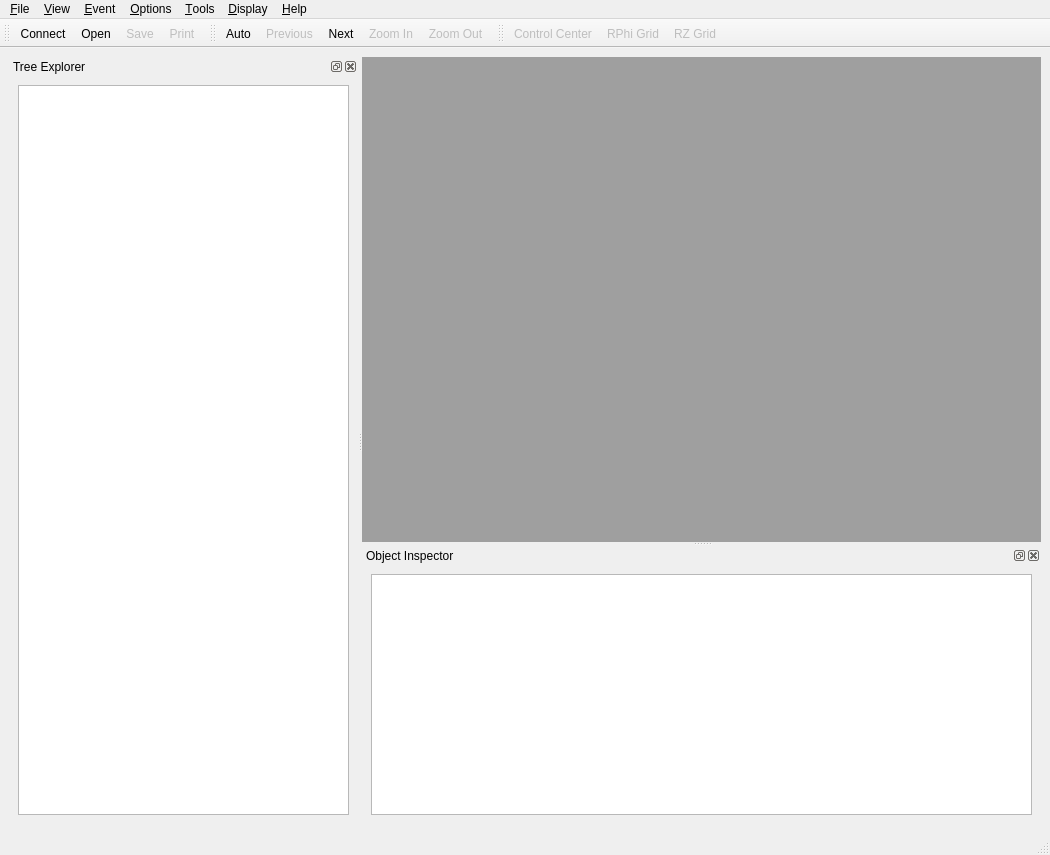
<ui version="4.0" >
 <class>IgMainWindow</class>
 <widget class="QMainWindow" name="IgMainWindow" >
  <property name="geometry" >
   <rect>
    <x>0</x>
    <y>0</y>
    <width>1050</width>
    <height>855</height>
   </rect>
  </property>
  <property name="windowTitle" >
   <string>IGUANA iSpy</string>
  </property>
  <property name="windowIcon" >
   <iconset resource="../interface/iggi.qrc" >
    <normaloff>:/images/iguana-small.xpm</normaloff>:/images/iguana-small.xpm</iconset>
  </property>
  <property name="dockNestingEnabled" >
   <bool>true</bool>
  </property>
  <property name="dockOptions" >
   <set>QMainWindow::AllowNestedDocks|QMainWindow::AllowTabbedDocks|QMainWindow::AnimatedDocks|QMainWindow::VerticalTabs</set>
  </property>
  <widget class="QWidget" name="centralwidget" >
   <layout class="QGridLayout" name="gridLayout_3" >
    <item row="0" column="0" >
     <widget class="QSplitter" name="splitter_2" >
      <property name="orientation" >
       <enum>Qt::Horizontal</enum>
      </property>
      <widget class="QDockWidget" name="dockTreeWidget" >
       <property name="enabled" >
        <bool>true</bool>
       </property>
       <property name="sizePolicy" >
        <sizepolicy vsizetype="Preferred" hsizetype="Preferred" >
         <horstretch>0</horstretch>
         <verstretch>0</verstretch>
        </sizepolicy>
       </property>
       <property name="minimumSize" >
        <size>
         <width>112</width>
         <height>132</height>
        </size>
       </property>
       <property name="floating" >
        <bool>false</bool>
       </property>
       <property name="features" >
        <set>QDockWidget::AllDockWidgetFeatures</set>
       </property>
       <property name="windowTitle" >
        <string>Tree Explorer</string>
       </property>
       <widget class="QWidget" name="dockTreeWidgetContents" >
        <layout class="QGridLayout" name="gridLayout_2" >
         <item row="0" column="0" >
          <widget class="QTreeView" name="treeView" >
           <property name="alternatingRowColors" >
            <bool>true</bool>
           </property>
           <property name="headerHidden" >
            <bool>false</bool>
           </property>
          </widget>
         </item>
        </layout>
       </widget>
      </widget>
      <widget class="QSplitter" name="splitter" >
       <property name="orientation" >
        <enum>Qt::Vertical</enum>
       </property>
       <widget class="QMdiArea" name="mdiArea" >
        <property name="viewMode" >
         <enum>QMdiArea::TabbedView</enum>
        </property>
        <widget class="QWidget" name="view3D" >
         <property name="windowTitle" >
          <string>3D</string>
         </property>
         <layout class="QGridLayout" name="gridLayout_4" >
          <item row="0" column="0" >
           <widget class="QGraphicsView" name="graphicsView" />
          </item>
         </layout>
        </widget>
       </widget>
       <widget class="QDockWidget" name="dockTableWidget" >
        <property name="floating" >
         <bool>false</bool>
        </property>
        <property name="windowTitle" >
         <string>Object Inspector</string>
        </property>
        <widget class="QWidget" name="dockTableWidgetContents" >
         <layout class="QGridLayout" name="gridLayout" >
          <item row="0" column="0" >
           <widget class="QTableView" name="tableView" >
            <property name="editTriggers" >
             <set>QAbstractItemView::NoEditTriggers</set>
            </property>
            <property name="alternatingRowColors" >
             <bool>true</bool>
            </property>
           </widget>
          </item>
         </layout>
        </widget>
       </widget>
      </widget>
     </widget>
    </item>
   </layout>
  </widget>
  <widget class="QMenuBar" name="menubar" >
   <property name="geometry" >
    <rect>
     <x>0</x>
     <y>0</y>
     <width>1050</width>
     <height>25</height>
    </rect>
   </property>
   <widget class="QMenu" name="menuFile" >
    <property name="tearOffEnabled" >
     <bool>true</bool>
    </property>
    <property name="title" >
     <string>&amp;File</string>
    </property>
    <widget class="QMenu" name="menuRecentOpenedFiles" >
     <property name="enabled" >
      <bool>false</bool>
     </property>
     <property name="title" >
      <string>Recent</string>
     </property>
     <addaction name="separator" />
     <addaction name="actionClearMenu" />
    </widget>
    <addaction name="actionConnect" />
    <addaction name="actionFileOpen" />
    <addaction name="menuRecentOpenedFiles" />
    <addaction name="separator" />
    <addaction name="actionSave" />
    <addaction name="actionSave_as" />
    <addaction name="separator" />
    <addaction name="actionPrint" />
    <addaction name="actionSave_Image" />
    <addaction name="separator" />
    <addaction name="actionOpen_Application_Settings" />
    <addaction name="actionOpen_INI_File" />
    <addaction name="actionOpen_Mac_Property_List" />
    <addaction name="actionOpen_Windows_Registry_Path" />
    <addaction name="actionRefresh" />
    <addaction name="separator" />
    <addaction name="actionClose" />
    <addaction name="separator" />
    <addaction name="actionQuit" />
   </widget>
   <widget class="QMenu" name="menuHelp" >
    <property name="tearOffEnabled" >
     <bool>true</bool>
    </property>
    <property name="title" >
     <string>&amp;Help</string>
    </property>
    <addaction name="actionAbout" />
    <addaction name="actionAbout_Qt" />
   </widget>
   <widget class="QMenu" name="menuEvent" >
    <property name="tearOffEnabled" >
     <bool>true</bool>
    </property>
    <property name="title" >
     <string>&amp;Event</string>
    </property>
    <addaction name="actionNext" />
    <addaction name="actionPrevious" />
    <addaction name="actionGo_to" />
    <addaction name="actionSkip" />
    <addaction name="actionRewind" />
    <addaction name="separator" />
    <addaction name="actionAuto" />
   </widget>
   <widget class="QMenu" name="menuView" >
    <property name="tearOffEnabled" >
     <bool>true</bool>
    </property>
    <property name="title" >
     <string>&amp;View</string>
    </property>
    <widget class="QMenu" name="menuAdd" >
     <property name="enabled" >
      <bool>false</bool>
     </property>
     <property name="title" >
      <string>Add...</string>
     </property>
     <addaction name="action3D" />
     <addaction name="actionRPhi" />
     <addaction name="actionRZ" />
     <addaction name="actionLego" />
    </widget>
    <addaction name="menuAdd" />
    <addaction name="separator" />
    <addaction name="actionZoom_In" />
    <addaction name="actionZoom_Out" />
   </widget>
   <widget class="QMenu" name="menuTools" >
    <property name="tearOffEnabled" >
     <bool>true</bool>
    </property>
    <property name="title" >
     <string>&amp;Tools</string>
    </property>
    <addaction name="actionObject_Inspector" />
    <addaction name="actionTwig_Explorer" />
    <addaction name="separator" />
    <addaction name="actionToolbars" />
   </widget>
   <widget class="QMenu" name="menu_Display" >
    <property name="title" >
     <string>&amp;Display</string>
    </property>
    <addaction name="actionShowControlCenter" />
    <addaction name="separator" />
    <addaction name="actionRPhi_Grid" />
    <addaction name="actionRZ_Grid" />
   </widget>
   <widget class="QMenu" name="menuOptions" >
    <property name="tearOffEnabled" >
     <bool>true</bool>
    </property>
    <property name="title" >
     <string>&amp;Options</string>
    </property>
    <property name="separatorsCollapsible" >
     <bool>true</bool>
    </property>
    <addaction name="actionAuto_Refresh" />
    <addaction name="actionFallbacks" />
    <addaction name="actionSaveSettings" />
    <addaction name="separator" />
    <addaction name="actionEditSettings" />
   </widget>
   <addaction name="menuFile" />
   <addaction name="menuView" />
   <addaction name="menuEvent" />
   <addaction name="menuOptions" />
   <addaction name="menuTools" />
   <addaction name="menu_Display" />
   <addaction name="menuHelp" />
  </widget>
  <widget class="QStatusBar" name="statusbar" />
  <widget class="QToolBar" name="toolBarFile" >
   <property name="windowTitle" >
    <string>toolBar</string>
   </property>
   <attribute name="toolBarArea" >
    <enum>TopToolBarArea</enum>
   </attribute>
   <attribute name="toolBarBreak" >
    <bool>false</bool>
   </attribute>
   <addaction name="actionConnect" />
   <addaction name="actionFileOpen" />
   <addaction name="actionSave" />
   <addaction name="actionPrint" />
  </widget>
  <widget class="QToolBar" name="toolBarEvent" >
   <property name="windowTitle" >
    <string>toolBar</string>
   </property>
   <attribute name="toolBarArea" >
    <enum>TopToolBarArea</enum>
   </attribute>
   <attribute name="toolBarBreak" >
    <bool>false</bool>
   </attribute>
   <addaction name="actionAuto" />
   <addaction name="actionPrevious" />
   <addaction name="actionNext" />
   <addaction name="actionZoom_In" />
   <addaction name="actionZoom_Out" />
  </widget>
  <widget class="QToolBar" name="toolBar" >
   <property name="windowTitle" >
    <string>toolBar</string>
   </property>
   <attribute name="toolBarArea" >
    <enum>TopToolBarArea</enum>
   </attribute>
   <attribute name="toolBarBreak" >
    <bool>false</bool>
   </attribute>
   <addaction name="actionShowControlCenter" />
   <addaction name="actionRPhi_Grid" />
   <addaction name="actionRZ_Grid" />
  </widget>
  <action name="actionQuit" >
   <property name="text" >
    <string>&amp;Quit</string>
   </property>
   <property name="shortcut" >
    <string>Ctrl+Q</string>
   </property>
  </action>
  <action name="actionFileOpen" >
   <property name="icon" >
    <iconset resource="../interface/iggi.qrc" >
     <normaloff>:/images/fileopen.png</normaloff>:/images/fileopen.png</iconset>
   </property>
   <property name="text" >
    <string>Open...</string>
   </property>
  </action>
  <action name="actionAbout" >
   <property name="enabled" >
    <bool>true</bool>
   </property>
   <property name="text" >
    <string>About</string>
   </property>
  </action>
  <action name="actionNext" >
   <property name="icon" >
    <iconset resource="../interface/iggi.qrc" >
     <normaloff>:/images/next.png</normaloff>:/images/next.png</iconset>
   </property>
   <property name="text" >
    <string>&amp;Next</string>
   </property>
   <property name="shortcut" >
    <string comment="Show next event in the ig file" >Ctrl+N</string>
   </property>
  </action>
  <action name="actionPrevious" >
   <property name="enabled" >
    <bool>false</bool>
   </property>
   <property name="icon" >
    <iconset resource="../interface/iggi.qrc" >
     <normaloff>:/images/previous.png</normaloff>:/images/previous.png</iconset>
   </property>
   <property name="text" >
    <string>&amp;Previous</string>
   </property>
   <property name="shortcut" >
    <string>Ctrl+P</string>
   </property>
  </action>
  <action name="actionGo_to" >
   <property name="enabled" >
    <bool>false</bool>
   </property>
   <property name="text" >
    <string>&amp;Go to...</string>
   </property>
  </action>
  <action name="actionSkip" >
   <property name="enabled" >
    <bool>false</bool>
   </property>
   <property name="text" >
    <string>Skip...</string>
   </property>
  </action>
  <action name="actionAuto" >
   <property name="checkable" >
    <bool>true</bool>
   </property>
   <property name="icon" >
    <iconset resource="../interface/iggi.qrc" >
     <normaloff>:/images/play.png</normaloff>
     <normalon>:/images/pause.png</normalon>:/images/play.png</iconset>
   </property>
   <property name="text" >
    <string>Auto</string>
   </property>
  </action>
  <action name="action3D" >
   <property name="text" >
    <string>3D</string>
   </property>
  </action>
  <action name="actionRPhi" >
   <property name="text" >
    <string>RPhi</string>
   </property>
  </action>
  <action name="actionRZ" >
   <property name="text" >
    <string>RZ</string>
   </property>
  </action>
  <action name="actionLego" >
   <property name="text" >
    <string>Lego</string>
   </property>
  </action>
  <action name="actionPrint" >
   <property name="enabled" >
    <bool>false</bool>
   </property>
   <property name="icon" >
    <iconset resource="../interface/iggi.qrc" >
     <normaloff>:/images/print.png</normaloff>:/images/print.png</iconset>
   </property>
   <property name="text" >
    <string>Print...</string>
   </property>
  </action>
  <action name="actionClose" >
   <property name="text" >
    <string>Close</string>
   </property>
   <property name="shortcut" >
    <string>Ctrl+W</string>
   </property>
  </action>
  <action name="actionClearMenu" >
   <property name="text" >
    <string>Clear Menu</string>
   </property>
  </action>
  <action name="actionSave" >
   <property name="enabled" >
    <bool>false</bool>
   </property>
   <property name="icon" >
    <iconset resource="../interface/iggi.qrc" >
     <normaloff>:/images/filesave.png</normaloff>:/images/filesave.png</iconset>
   </property>
   <property name="text" >
    <string>&amp;Save</string>
   </property>
   <property name="shortcut" >
    <string>Ctrl+S</string>
   </property>
  </action>
  <action name="actionSave_as" >
   <property name="enabled" >
    <bool>false</bool>
   </property>
   <property name="text" >
    <string>Save as...</string>
   </property>
  </action>
  <action name="actionSave_Image" >
   <property name="enabled" >
    <bool>false</bool>
   </property>
   <property name="text" >
    <string>Save Image...</string>
   </property>
  </action>
  <action name="actionConnect" >
   <property name="checkable" >
    <bool>true</bool>
   </property>
   <property name="icon" >
    <iconset resource="../interface/iggi.qrc" >
     <normaloff>:/images/network4.png</normaloff>
     <activeoff>:/images/network-red.png</activeoff>
     <activeon>:/images/network-green.png</activeon>
     <selectedoff>:/images/network-red.png</selectedoff>
     <selectedon>:/images/network-green.png</selectedon>:/images/network4.png</iconset>
   </property>
   <property name="text" >
    <string>Connect</string>
   </property>
   <property name="toolTip" >
    <string>Connect Online to Iguana Producer</string>
   </property>
  </action>
  <action name="actionToolbars" >
   <property name="text" >
    <string>Toolbars</string>
   </property>
  </action>
  <action name="actionRewind" >
   <property name="enabled" >
    <bool>false</bool>
   </property>
   <property name="text" >
    <string>Rewind</string>
   </property>
  </action>
  <action name="actionTwig_Explorer" >
   <property name="checkable" >
    <bool>true</bool>
   </property>
   <property name="checked" >
    <bool>true</bool>
   </property>
   <property name="text" >
    <string>Twig Explorer</string>
   </property>
  </action>
  <action name="actionObject_Inspector" >
   <property name="checkable" >
    <bool>true</bool>
   </property>
   <property name="checked" >
    <bool>true</bool>
   </property>
   <property name="text" >
    <string>Object Inspector</string>
   </property>
  </action>
  <action name="actionRPhi_Grid" >
   <property name="checkable" >
    <bool>true</bool>
   </property>
   <property name="enabled" >
    <bool>false</bool>
   </property>
   <property name="icon" >
    <iconset resource="../interface/iggi.qrc" >
     <normaloff>:/images/crosshair.png</normaloff>
     <normalon>:/images/crosshair.png</normalon>:/images/crosshair.png</iconset>
   </property>
   <property name="text" >
    <string>RPhi Grid</string>
   </property>
  </action>
  <action name="actionRZ_Grid" >
   <property name="checkable" >
    <bool>true</bool>
   </property>
   <property name="enabled" >
    <bool>false</bool>
   </property>
   <property name="icon" >
    <iconset resource="../interface/iggi.qrc" >
     <normaloff>:/images/grid.png</normaloff>
     <normalon>:/images/grid.png</normalon>:/images/grid.png</iconset>
   </property>
   <property name="text" >
    <string>RZ Grid</string>
   </property>
  </action>
  <action name="actionZoom_In" >
   <property name="enabled" >
    <bool>false</bool>
   </property>
   <property name="icon" >
    <iconset resource="../interface/iggi.qrc" >
     <normaloff>:/images/zoom_in.png</normaloff>:/images/zoom_in.png</iconset>
   </property>
   <property name="text" >
    <string>Zoom In</string>
   </property>
  </action>
  <action name="actionZoom_Out" >
   <property name="enabled" >
    <bool>false</bool>
   </property>
   <property name="icon" >
    <iconset resource="../interface/iggi.qrc" >
     <normaloff>:/images/zoom_out.png</normaloff>:/images/zoom_out.png</iconset>
   </property>
   <property name="text" >
    <string>Zoom Out</string>
   </property>
  </action>
  <action name="actionShowControlCenter" >
   <property name="checkable" >
    <bool>true</bool>
   </property>
   <property name="enabled" >
    <bool>false</bool>
   </property>
   <property name="icon" >
    <iconset resource="../interface/iggi.qrc" >
     <normaloff>:/images/controlcenter.png</normaloff>
     <normalon>:/images/controlcenter.png</normalon>:/images/controlcenter.png</iconset>
   </property>
   <property name="text" >
    <string> Control Center</string>
   </property>
  </action>
  <action name="actionSaveSettings" >
   <property name="checkable" >
    <bool>true</bool>
   </property>
   <property name="text" >
    <string>Save Settings</string>
   </property>
   <property name="whatsThis" >
    <string>Save application settings on exit</string>
   </property>
  </action>
  <action name="actionEditSettings" >
   <property name="text" >
    <string>Edit Settings...</string>
   </property>
  </action>
  <action name="actionOpen_Application_Settings" >
   <property name="text" >
    <string>Open Application Settings...</string>
   </property>
  </action>
  <action name="actionOpen_INI_File" >
   <property name="text" >
    <string>Open INI File...</string>
   </property>
  </action>
  <action name="actionOpen_Mac_Property_List" >
   <property name="text" >
    <string>Open Mac Property List...</string>
   </property>
  </action>
  <action name="actionOpen_Windows_Registry_Path" >
   <property name="text" >
    <string>Open Windows Registry Path...</string>
   </property>
  </action>
  <action name="actionRefresh" >
   <property name="checkable" >
    <bool>false</bool>
   </property>
   <property name="checked" >
    <bool>false</bool>
   </property>
   <property name="text" >
    <string>Refresh</string>
   </property>
  </action>
  <action name="actionAuto_Refresh" >
   <property name="checkable" >
    <bool>true</bool>
   </property>
   <property name="checked" >
    <bool>true</bool>
   </property>
   <property name="text" >
    <string>Auto-Refresh</string>
   </property>
  </action>
  <action name="actionFallbacks" >
   <property name="checkable" >
    <bool>true</bool>
   </property>
   <property name="checked" >
    <bool>true</bool>
   </property>
   <property name="text" >
    <string>Fallbacks</string>
   </property>
  </action>
  <action name="actionAbout_Qt" >
   <property name="text" >
    <string>About Qt</string>
   </property>
  </action>
 </widget>
 <resources>
  <include location="../interface/iggi.qrc" />
 </resources>
 <connections>
  <connection>
   <sender>actionQuit</sender>
   <signal>triggered()</signal>
   <receiver>IgMainWindow</receiver>
   <slot>close()</slot>
   <hints>
    <hint type="sourcelabel" >
     <x>-1</x>
     <y>-1</y>
    </hint>
    <hint type="destinationlabel" >
     <x>477</x>
     <y>362</y>
    </hint>
   </hints>
  </connection>
  <connection>
   <sender>actionObject_Inspector</sender>
   <signal>triggered(bool)</signal>
   <receiver>dockTableWidget</receiver>
   <slot>setShown(bool)</slot>
   <hints>
    <hint type="sourcelabel" >
     <x>-1</x>
     <y>-1</y>
    </hint>
    <hint type="destinationlabel" >
     <x>946</x>
     <y>693</y>
    </hint>
   </hints>
  </connection>
  <connection>
   <sender>actionTwig_Explorer</sender>
   <signal>triggered(bool)</signal>
   <receiver>dockTreeWidget</receiver>
   <slot>setShown(bool)</slot>
   <hints>
    <hint type="sourcelabel" >
     <x>-1</x>
     <y>-1</y>
    </hint>
    <hint type="destinationlabel" >
     <x>120</x>
     <y>300</y>
    </hint>
   </hints>
  </connection>
  <connection>
   <sender>actionRPhi_Grid</sender>
   <signal>triggered(bool)</signal>
   <receiver>IgMainWindow</receiver>
   <slot>showRPhiGrid(bool)</slot>
   <hints>
    <hint type="sourcelabel" >
     <x>-1</x>
     <y>-1</y>
    </hint>
    <hint type="destinationlabel" >
     <x>477</x>
     <y>362</y>
    </hint>
   </hints>
  </connection>
  <connection>
   <sender>actionRZ_Grid</sender>
   <signal>triggered(bool)</signal>
   <receiver>IgMainWindow</receiver>
   <slot>showRZGrid(bool)</slot>
   <hints>
    <hint type="sourcelabel" >
     <x>-1</x>
     <y>-1</y>
    </hint>
    <hint type="destinationlabel" >
     <x>477</x>
     <y>362</y>
    </hint>
   </hints>
  </connection>
  <connection>
   <sender>actionZoom_In</sender>
   <signal>triggered()</signal>
   <receiver>IgMainWindow</receiver>
   <slot>zoomIn()</slot>
   <hints>
    <hint type="sourcelabel" >
     <x>-1</x>
     <y>-1</y>
    </hint>
    <hint type="destinationlabel" >
     <x>477</x>
     <y>362</y>
    </hint>
   </hints>
  </connection>
  <connection>
   <sender>actionZoom_Out</sender>
   <signal>triggered()</signal>
   <receiver>IgMainWindow</receiver>
   <slot>zoomOut()</slot>
   <hints>
    <hint type="sourcelabel" >
     <x>-1</x>
     <y>-1</y>
    </hint>
    <hint type="destinationlabel" >
     <x>477</x>
     <y>362</y>
    </hint>
   </hints>
  </connection>
  <connection>
   <sender>actionShowControlCenter</sender>
   <signal>triggered(bool)</signal>
   <receiver>IgMainWindow</receiver>
   <slot>showControlCenter(bool)</slot>
   <hints>
    <hint type="sourcelabel" >
     <x>-1</x>
     <y>-1</y>
    </hint>
    <hint type="destinationlabel" >
     <x>477</x>
     <y>362</y>
    </hint>
   </hints>
  </connection>
  <connection>
   <sender>actionSaveSettings</sender>
   <signal>triggered(bool)</signal>
   <receiver>IgMainWindow</receiver>
   <slot>writeSettings(bool)</slot>
   <hints>
    <hint type="sourcelabel" >
     <x>-1</x>
     <y>-1</y>
    </hint>
    <hint type="destinationlabel" >
     <x>512</x>
     <y>387</y>
    </hint>
   </hints>
  </connection>
  <connection>
   <sender>actionEditSettings</sender>
   <signal>triggered()</signal>
   <receiver>IgMainWindow</receiver>
   <slot>showSettingsEditor()</slot>
   <hints>
    <hint type="sourcelabel" >
     <x>-1</x>
     <y>-1</y>
    </hint>
    <hint type="destinationlabel" >
     <x>512</x>
     <y>387</y>
    </hint>
   </hints>
  </connection>
  <connection>
   <sender>actionAbout</sender>
   <signal>triggered()</signal>
   <receiver>IgMainWindow</receiver>
   <slot>about()</slot>
   <hints>
    <hint type="sourcelabel" >
     <x>-1</x>
     <y>-1</y>
    </hint>
    <hint type="destinationlabel" >
     <x>512</x>
     <y>387</y>
    </hint>
   </hints>
  </connection>
  <connection>
   <sender>actionAbout_Qt</sender>
   <signal>triggered()</signal>
   <receiver>IgMainWindow</receiver>
   <slot>aboutQt()</slot>
   <hints>
    <hint type="sourcelabel" >
     <x>-1</x>
     <y>-1</y>
    </hint>
    <hint type="destinationlabel" >
     <x>512</x>
     <y>387</y>
    </hint>
   </hints>
  </connection>
  <connection>
   <sender>actionOpen_Application_Settings</sender>
   <signal>triggered()</signal>
   <receiver>IgMainWindow</receiver>
   <slot>openSettings()</slot>
   <hints>
    <hint type="sourcelabel" >
     <x>-1</x>
     <y>-1</y>
    </hint>
    <hint type="destinationlabel" >
     <x>512</x>
     <y>387</y>
    </hint>
   </hints>
  </connection>
  <connection>
   <sender>actionOpen_INI_File</sender>
   <signal>triggered()</signal>
   <receiver>IgMainWindow</receiver>
   <slot>openIniFile()</slot>
   <hints>
    <hint type="sourcelabel" >
     <x>-1</x>
     <y>-1</y>
    </hint>
    <hint type="destinationlabel" >
     <x>512</x>
     <y>387</y>
    </hint>
   </hints>
  </connection>
  <connection>
   <sender>actionOpen_Mac_Property_List</sender>
   <signal>triggered()</signal>
   <receiver>IgMainWindow</receiver>
   <slot>openPropertyList()</slot>
   <hints>
    <hint type="sourcelabel" >
     <x>-1</x>
     <y>-1</y>
    </hint>
    <hint type="destinationlabel" >
     <x>512</x>
     <y>387</y>
    </hint>
   </hints>
  </connection>
  <connection>
   <sender>actionOpen_Windows_Registry_Path</sender>
   <signal>triggered()</signal>
   <receiver>IgMainWindow</receiver>
   <slot>openRegistryPath()</slot>
   <hints>
    <hint type="sourcelabel" >
     <x>-1</x>
     <y>-1</y>
    </hint>
    <hint type="destinationlabel" >
     <x>512</x>
     <y>387</y>
    </hint>
   </hints>
  </connection>
  <connection>
   <sender>actionRefresh</sender>
   <signal>triggered()</signal>
   <receiver>IgMainWindow</receiver>
   <slot>refreshSettingsEditor()</slot>
   <hints>
    <hint type="sourcelabel" >
     <x>-1</x>
     <y>-1</y>
    </hint>
    <hint type="destinationlabel" >
     <x>512</x>
     <y>387</y>
    </hint>
   </hints>
  </connection>
  <connection>
   <sender>actionAuto_Refresh</sender>
   <signal>triggered(bool)</signal>
   <receiver>IgMainWindow</receiver>
   <slot>setAutoRefresh(bool)</slot>
   <hints>
    <hint type="sourcelabel" >
     <x>-1</x>
     <y>-1</y>
    </hint>
    <hint type="destinationlabel" >
     <x>512</x>
     <y>387</y>
    </hint>
   </hints>
  </connection>
  <connection>
   <sender>actionFallbacks</sender>
   <signal>triggered(bool)</signal>
   <receiver>IgMainWindow</receiver>
   <slot>setFallbacksEnable(bool)</slot>
   <hints>
    <hint type="sourcelabel" >
     <x>-1</x>
     <y>-1</y>
    </hint>
    <hint type="destinationlabel" >
     <x>512</x>
     <y>387</y>
    </hint>
   </hints>
  </connection>
  <connection>
   <sender>dockTableWidget</sender>
   <signal>visibilityChanged(bool)</signal>
   <receiver>actionObject_Inspector</receiver>
   <slot>setOn(bool)</slot>
   <hints>
    <hint type="sourcelabel" >
     <x>892</x>
     <y>747</y>
    </hint>
    <hint type="destinationlabel" >
     <x>-1</x>
     <y>-1</y>
    </hint>
   </hints>
  </connection>
  <connection>
   <sender>dockTreeWidget</sender>
   <signal>visibilityChanged(bool)</signal>
   <receiver>actionTwig_Explorer</receiver>
   <slot>setOn(bool)</slot>
   <hints>
    <hint type="sourcelabel" >
     <x>120</x>
     <y>483</y>
    </hint>
    <hint type="destinationlabel" >
     <x>-1</x>
     <y>-1</y>
    </hint>
   </hints>
  </connection>
 </connections>
 <slots>
  <slot>showRPhiGrid(bool)</slot>
  <slot>showRZGrid(bool)</slot>
  <slot>zoomIn()</slot>
  <slot>zoomOut()</slot>
  <slot>showControlCenter(bool)</slot>
  <slot>writeSettings(bool)</slot>
  <slot>editSettings()</slot>
  <slot>showSettingsEditor()</slot>
  <slot>openSettings()</slot>
  <slot>openIniFile()</slot>
  <slot>openPropertyList()</slot>
  <slot>openRegistryPath()</slot>
  <slot>refreshSettingsEditor()</slot>
  <slot>setAutoRefresh(bool)</slot>
  <slot>setFallbacksEnable(bool)</slot>
  <slot>about()</slot>
  <slot>aboutQt()</slot>
 </slots>
</ui>
